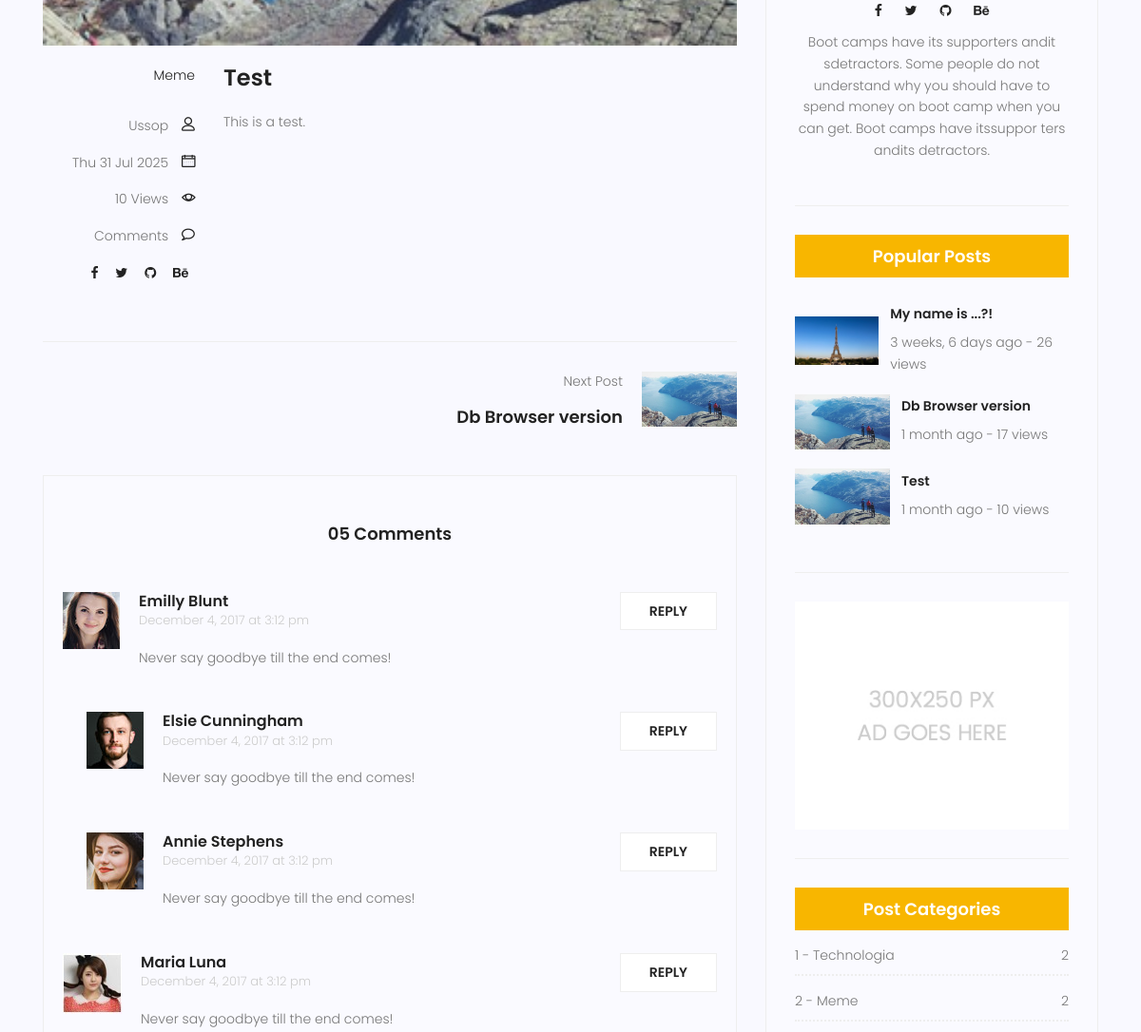
The app's page /blog/about/1/ (middle part), older data.
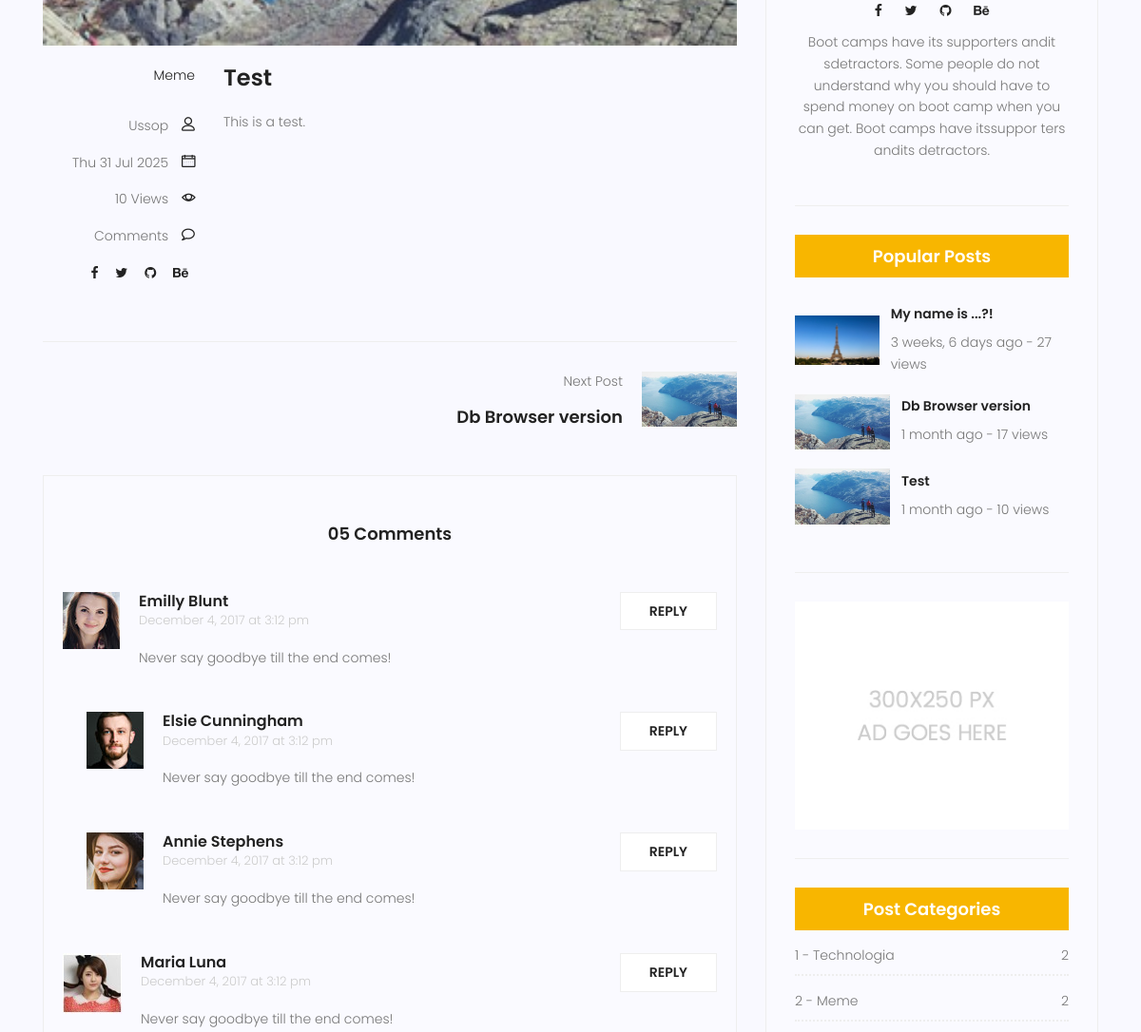
The same page, newer data.
### blog/models.py (models this page shows, shortened)
class Post(models.Model):
    image = models.ImageField(upload_to='blog/', default='blog/default.jpg')
    title = models.CharField(max_length=255)
    content = models.TextField()
    author = models.ForeignKey(User, on_delete=models.SET_NULL, null=True)
    category = models.ManyToManyField(Category)
    views = models.IntegerField(default=0)
    status = models.BooleanField(default=False)
    published = models.DateTimeField(null=True)
    created = models.DateTimeField(auto_now_add=True)
    edited = models.DateTimeField(auto_now=True)
    class Meta:
        ordering = ['-created']

### blog/views.py (the view)
# urls.py: path("about/<int:pk>/", blog_about, name="blog_about"),
def blog_about(request, pk):
    post = get_object_or_404(Post, id=pk, status=1, published__lte=timezone.now())
    prev_post = Post.objects.filter(status=1, published__lte=timezone.now(), id__lt=post.id).order_by('-id').first() # type: ignore
    next_post = Post.objects.filter(status=1, published__lte=timezone.now(), id__gt=post.id).order_by('id').first() # type: ignore
    context = {
        'post': post,
        'prev_post': prev_post,
        'next_post': next_post,
    }
    post.views += 1
    post.save(update_fields=['views'])
    return render(request, 'blog/blog_about.html', context)

### blog/models.py (called while the page is built)
    def __str__(self):
        return (
            f"{self.id} - {self.name}"  # pyright: ignore[reportAttributeAccessIssue]
        )

### blog/templatetags/blog_tags.py (called while the page is built)
@register.inclusion_tag('blog/popularposts.html')
def popularposts():
    posts =  Post.objects.filter(status=1, published__lte=timezone.now()).order_by('-views', 'published')[:5]
    return {"posts": posts}

@register.inclusion_tag('blog/categories.html')
def categories():
    posts = Post.objects.filter(status=1, published__lte=timezone.now())
    cat = Category.objects.all()
    cat_dict = {}
    for name in cat:
        cat_dict[name] = posts.filter(category=name).count()
    return {'categories': cat_dict}

### templates/blog/blog_about.html (shortened to what the changed rows need)
{% extends "base.html" %}
{% block content %}
{% load static %}
{% load blog_tags %}
			<section class="post-content-area single-post-area">
				<div class="container">
					<div class="row">
						<div class="col-lg-4 sidebar-widgets">
							<div class="widget-wrap">
									{% popularposts %}
							</div>
						</div>
					</div>
				</div>
			</section>
{% endblock %}

### templates/blog/popularposts.html (shortened to what this page needs)
{% load humanize %}
<div class="single-sidebar-widget popular-post-widget">
    <h4 class="popular-title">Popular Posts</h4>
    <div class="popular-post-list">
        {% for post in posts %}
        <div class="single-post-list d-flex flex-row align-items-center">
            <div class="thumb">
                <img class="img-fluid" src="{{ post.image.url }}">
            </div>
            <div class="details">
                <a href="{% url 'blog:blog_about' post.id %}"><h6>{{ post.title }}</h6></a>
                <p>{{ post.published|naturaltime }} - {{post.views}} views </p>
            </div>
        </div>
        {% endfor %}
    </div>
</div>

Row changes from the older to the newer data that the page shows:
changed Post "My name is ...?!": views "26" → "27"
